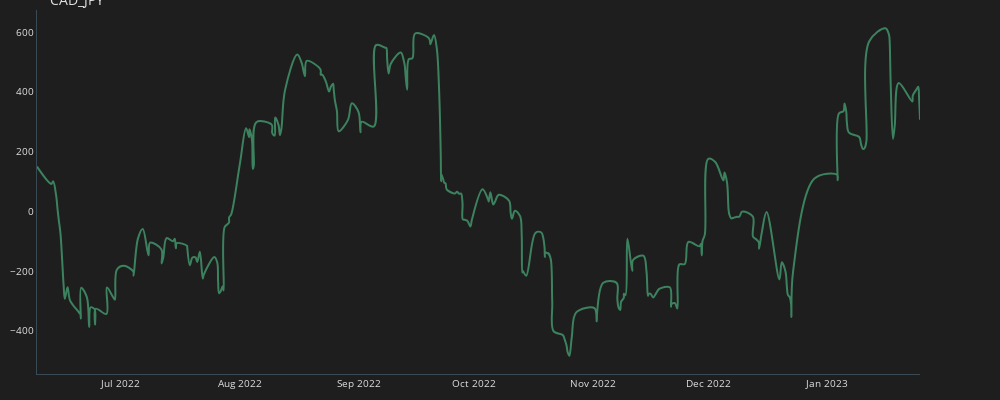

Notebook cell for this chart:
### Code cell
plot_line(trades_cad_jpy, "CAD_JPY")

### Figure 1 — Plotly figure (JSON) as saved in the notebook; plotly's stock layout.template omitted (floating-point values rounded to 4 significant figures; data arrays with more than 128 entries replaced by an {"elided": "..."} marker saying what was removed)
{"data": [{"line": {"color": "#3d825f", "shape": "spline", "width": 2}, "mode": "lines", "name": "CAD_JPY", "type": "scatter", "x": {"elided": "266 str values"}, "y": {"elided": "266 float values"}}], "layout": {"font": {"color": "#e1e1e1", "size": 10}, "height": 400, "margin": {"b": 15, "l": 15, "t": 10}, "paper_bgcolor": "#1e1e1e", "plot_bgcolor": "#1e1e1e", "title": {"text": "CAD_JPY"}, "width": 1000, "xaxis": {"linecolor": "#3a4a54", "linewidth": 1, "showgrid": false, "zeroline": false}, "yaxis": {"linecolor": "#3a4a54", "linewidth": 1, "showgrid": false, "zeroline": false}}}
